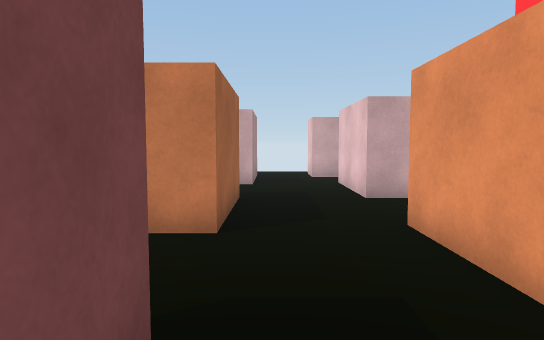
View 1 (above)

24 first-person views from a walk through a Unity game level. The camera is 1.3 m above the floor, tilts 4° down and sees 75° across. The floor is counted in squares, 1 m on a side. Each view is taken from the middle of a square. On the plan, view 1 faces up. The plan holds only what a view shows up to about 15 squares ahead; the rest is blank. The place goes on beyond the plan.

View 2
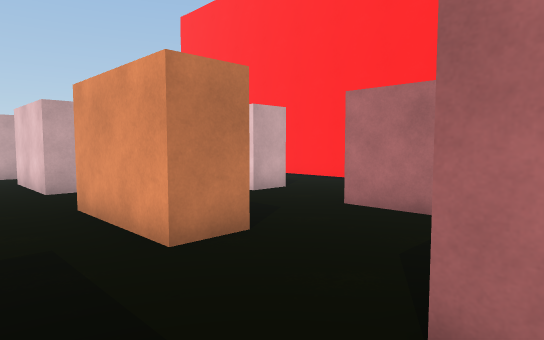

View 3
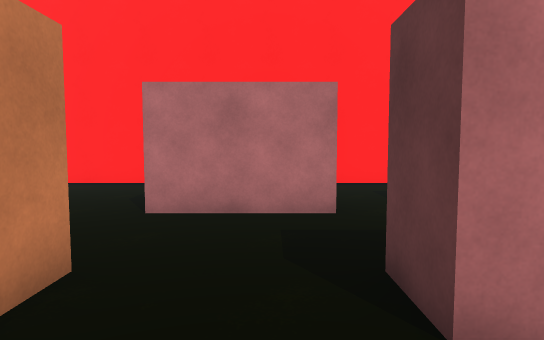

View 4
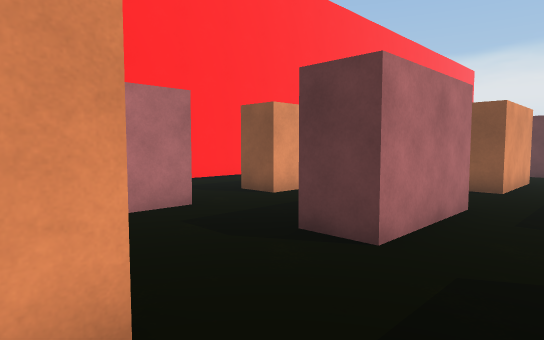

View 5
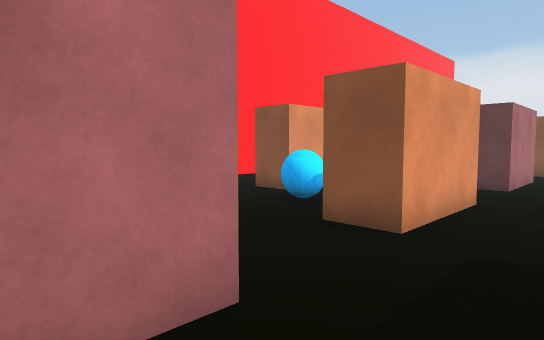

View 6
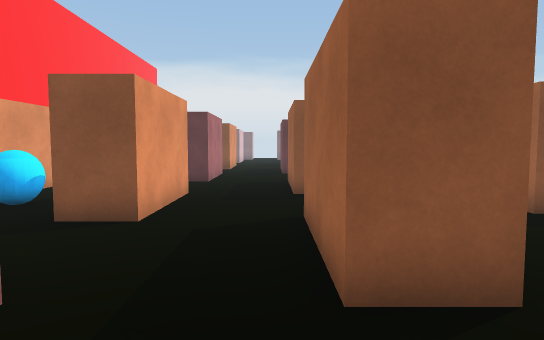

View 7
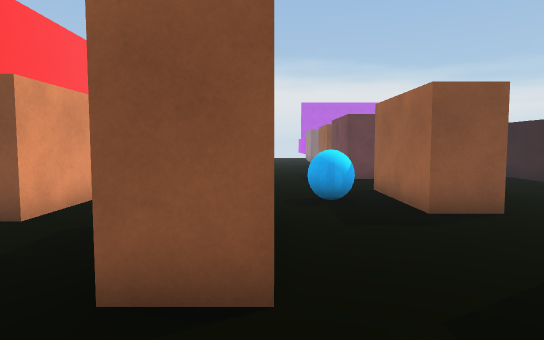

View 8
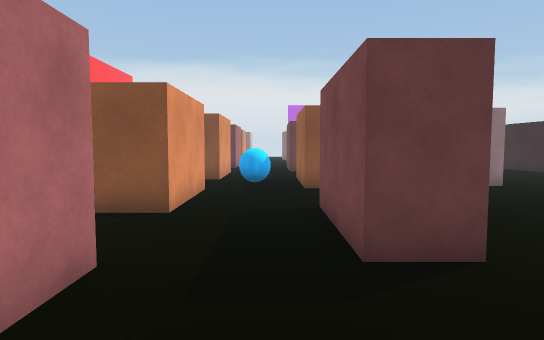

View 9
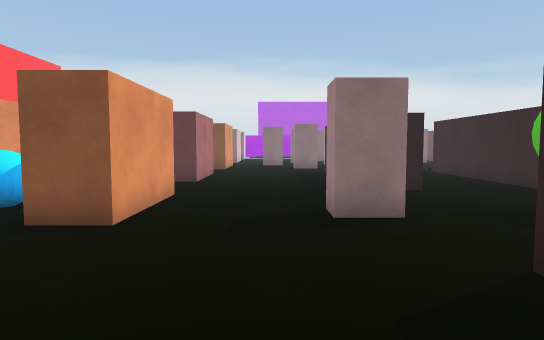

View 10
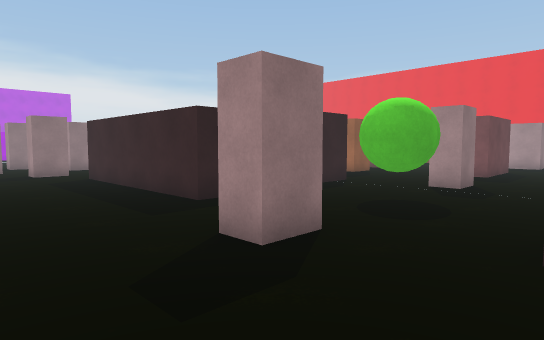

View 11
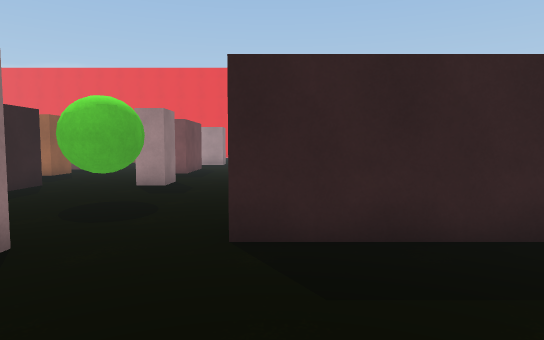

View 12
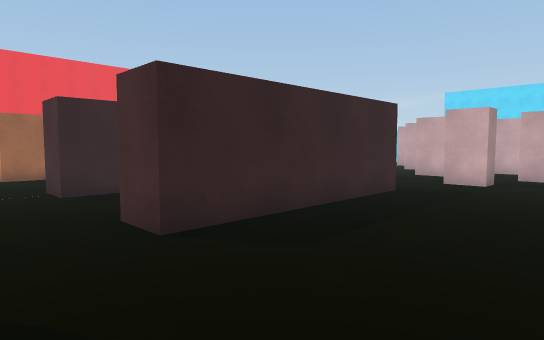

View 13
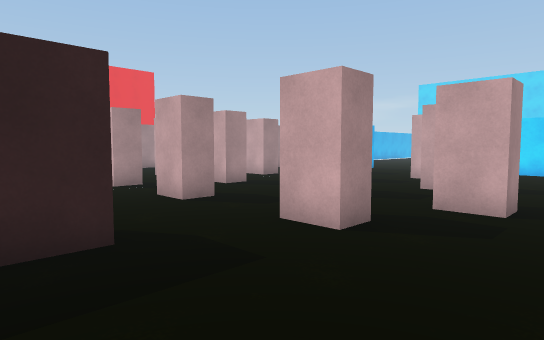

View 14
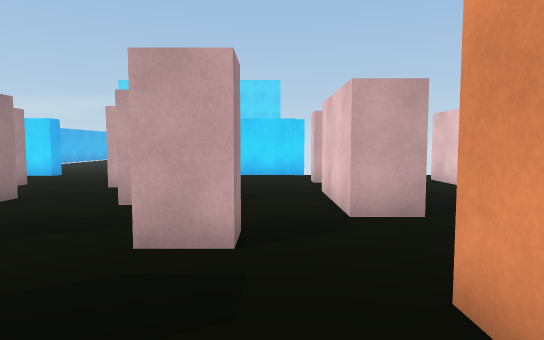

View 15
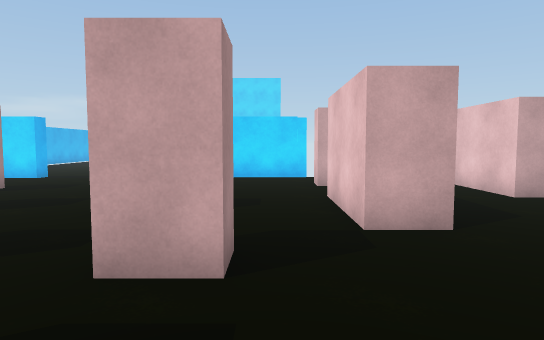

View 16
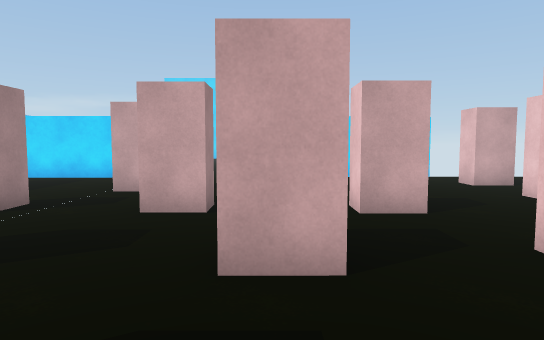

View 17
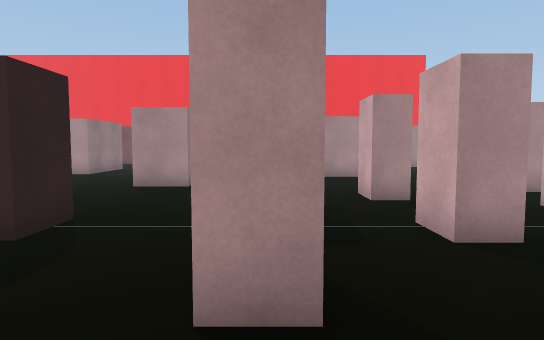

View 18
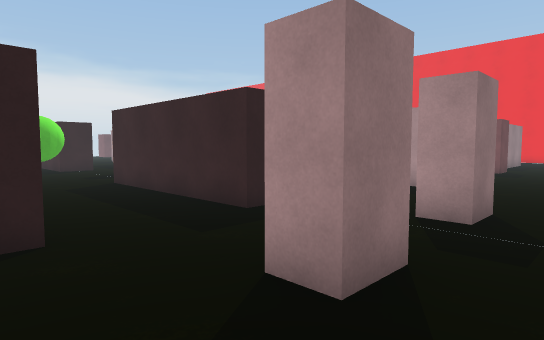

View 19
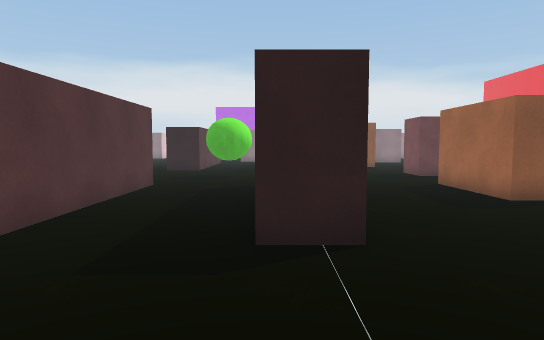

View 20
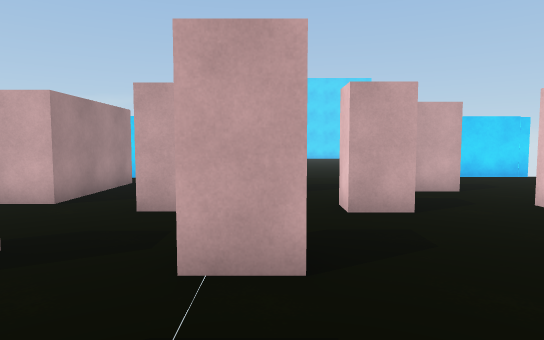

View 21
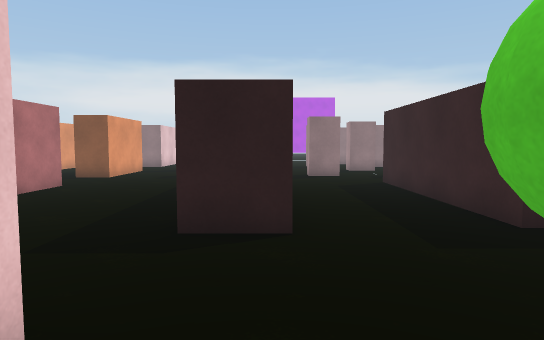

View 22
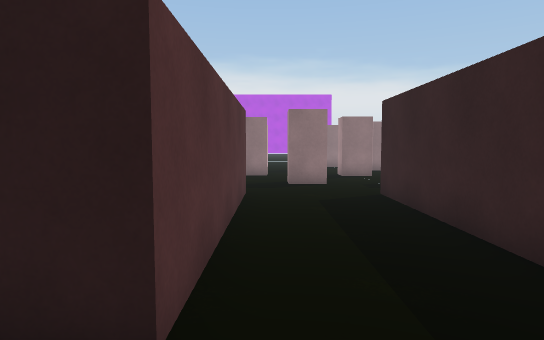

View 23
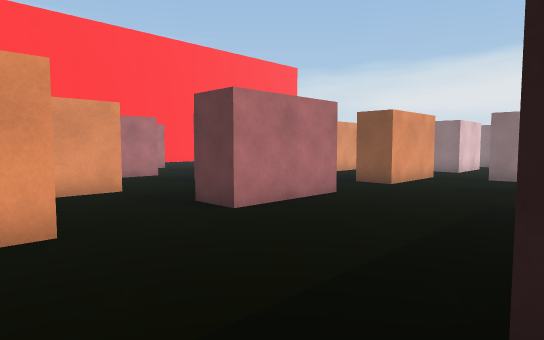

View 24
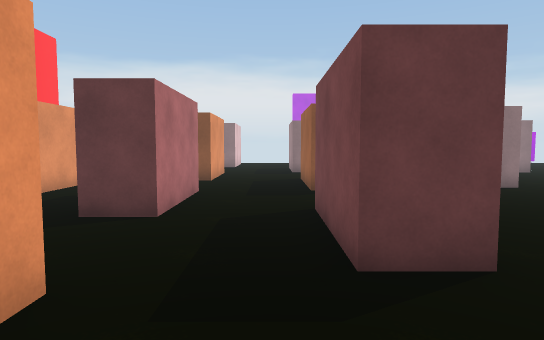

### Floor plan
Points are (right, up) in squares from view 1. A wall is a line through its corners. A room is listed if a view was taken in it or the views show most of it. See-through windows are left out.
Room 1 (views 1, 2, 3, 5, 6, 7, 24)
walls: (6.7, -5) (6.7, -3.9) (8.2, -3.9); (2.2, -4.9) (2.2, -1.2) (3.6, -1.2); (6.7, -1.2) (6.7, 2.5); (2.2, -11.8) (2.2, -8) (3.8, -8); (11.5, -6.8) (11.5, -2); (-2.1, -4.8) (-0.7, -4.8) (-0.7, -8.5); (6.7, -13.1) (6.7, -10.6) (8.4, -10.6); (-0.7, -11.6) (-0.7, -14.9); (3.6, 2.1) (2.2, 2.1); (-2.1, -11.4) (-0.5, -11.4); (-0.7, 2) (-0.7, 0.8); (-2.1, -12.9) (-2.1, -11.8); (-5, -8.7) (-5, -12.4); (-5, -1.9) (-5, -5.6); (2.2, 4.6) (2.2, 5.8); (11.5, 4.1) (11.5, 7.8); (8.2, 5.6) (6.8, 5.6); (2.2, -18.4) (2.2, -14.7) (3.1, -14.7); (-5, -15.6) (-5, -19.2); (3.4, 8.7) (2.2, 8.7) (2.2, 12.4); (-1.9, -19.4) (-1.9, -18.4) (-0.4, -18.4); (-0.7, 8.4) (-0.7, 5.2); (2.2, -23.5) (2.2, -21.5); (-1.9, -25) (-1.2, -25); (2.8, 14.5) (1.7, 14.5) (1.7, 15); (-0.7, 14.6) (-0.7, 11.8) (-2.1, 11.8)
ways out: opening at (0.5, 2) to room 2; opening at (0.5, 5) to room 2; opening at (-3.5, -19) to room 3; opening at (-3.5, -16) to room 3; opening at (-3.5, -12) to room 3; opening at (-3.5, -9) to room 3; opening at (-3.5, -5) to room 3; opening at (-3.5, -2) to room 3; opening at (-1.5, -23.5) to room 3; opening at (-1.5, 10.5); opening at (0.5, 15)
objects: ball (-4, -11) to (-3, -10); ball (5, -10) to (6, -9)
Room 2 (view 4)
walls: (-0.7, 5.2) (-1.9, 5.2); (2.2, 2.1) (2.2, 4.6)
ways out: opening at (0.5, 2) to room 1; opening at (0.5, 5) to room 1; opening at (-1.5, 3.5) to room 3
Room 3 (views 8, 9, 10, 11, 12, 13, 14, 15, 16, 17, 18, 19, 20, 21, 22, 23)
walls: (-13.1, 0.8) (-12.6, 0.8); (-11.7, 0.9) (-11.7, -6.6) (-13.1, -6.6) (-13.1, 0); (-18.2, 0.5) (-16.9, 0.5) (-16.9, -6.6) (-18.2, -6.6); (-6.5, -1.9) (-5, -1.9); (-23.4, -3.3) (-22.6, -3.3) (-22.6, -7); (-6.5, 3.9) (-6.5, 4.9); (-23.5, 1.4) (-23.1, 1.4) (-23.1, -0.4); (-18.5, -13.4) (-16.9, -13.4) (-16.9, -20.4); (-23.1, -9.9) (-23.1, -10.5); (-2.1, -1.8) (-2.1, -0.4); (-6.5, -12.4) (-6.5, -8.7) (-5, -8.7); (-2.1, -8.5) (-2.1, -4.8); (-22, -15) (-21.4, -15) (-21.4, -15.4); (-5.1, 8.4) (-6.5, 8.4) (-6.5, 12.1); (-2.1, -15.1) (-2.1, -13.4); (-13.3, -20.4) (-13.3, -13.1) (-11.7, -13.1) (-11.7, -20.6); (-6.3, -19.2) (-6.3, -15.6) (-5, -15.6); (-2.1, 11.8) (-2.1, 15.5); (-21.8, 15.1) (-21.8, 10.7) (-23, 10.7); (-17.5, 18.1) (-17.5, 17.4) (-23, 17.4); (-5, -22.6) (-5, -23.1); (-6.5, 17.4) (-10, 17.4); (-1.9, -22.1) (-1.9, -19.4); (-6.5, -25.9) (-6.5, -22.2) (-5.1, -22.2); (-1.9, -26.5) (-1.9, -25)
ways out: opening at (-3.5, -19) to room 1; opening at (-3.5, -16) to room 1; opening at (-3.5, -12) to room 1; opening at (-3.5, -9) to room 1; opening at (-3.5, -5) to room 1; opening at (-3.5, -2) to room 1; opening at (-1.5, -23.5) to room 1; opening at (-1.5, 3.5) to room 2; opening at (-3.5, 9); opening at (-3.5, 12); gap at (-6, -26)
objects: block (-21, 7); block (-19, -10) to (-18, -10); block (-19, 4) to (-18, 4); block (-19, 10) to (-18, 11); block (-18, -26) to (-17, -26); block (-18, 6) to (-17, 7); block (-17, 13) to (-16, 14); block (-16, -23) to (-15, -23); green ball (-16, -11) to (-14, -9); block (-15, 4); block (-15, 10); block (-14, -26) to (-13, -26); block (-13, 7); block (-13, 13) to (-12, 14); block (-11, -23); block (-11, -10) to (-10, -10); block (-11, 4) to (-10, 4); block (-11, 10) to (-10, 10); block (-9, -26); block (-9, 7); block (-6, 15)

Where each view was taken, in squares from view 1:
view 1: 0 up, 0 right, facing up
view 2: 2 down, 0 right, facing up-right
view 3: 0 up, 0 right, facing right
view 4: 3 up, 0 right, facing down-right
view 5: 3 down, 0 right, facing down-right
view 6: 2 down, 0 right, facing down
view 7: 2 down, 2 left, facing down
view 8: 2 up, 4 left, facing down
view 9: 3 down, 9 left, facing down
view 10: 6 down, 7 left, facing down-left
view 11: 6 down, 7 left, facing left
view 12: 9 down, 7 left, facing up-left
view 13: 1 down, 7 left, facing up-left
view 14: 2 up, 8 left, facing up
view 15: 3 up, 8 left, facing up
view 16: 3 up, 13 left, facing up
view 17: 4 up, 12 left, facing left
view 18: 6 up, 12 left, facing down-left
view 19: 5 up, 17 left, facing down
view 20: 3 up, 17 left, facing up
view 21: 8 down, 13 left, facing down
view 22: 11 down, 14 left, facing down
view 23: 11 down, 12 left, facing down-right
view 24: 12 down, 4 left, facing down
